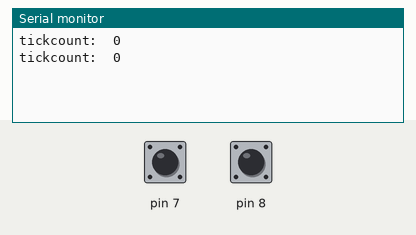
Simulated run of this sketch. Board: Arduino Uno, built with avr-gcc and run on an emulated ATmega328P. Shown: the last lines printed to the serial monitor. The inputs (shaded band) are chosen by the test bench; at power-on: pin 7 HIGH, pin 8 HIGH.

Above: at 1.2 s.
1.3 s: pin 7 pulled LOW for 0.15 s
At 2.7 s:
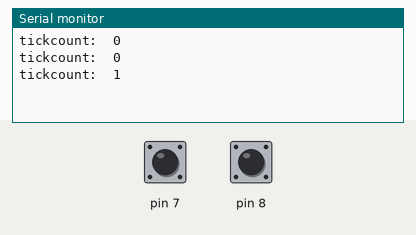
2.9 s: pin 7 pulled LOW for 1 s
At 4.4 s:
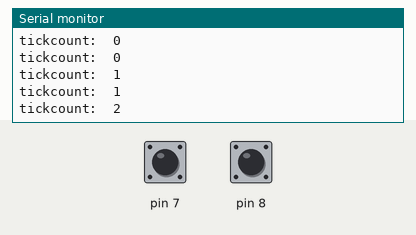
Timing chart, 0 to 5.9 s (numbered marks = the images above; inputs shaded):
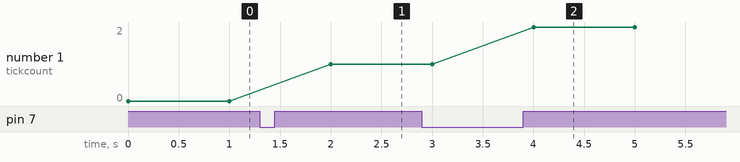

Measured:
- after the input at 1.3 s, the serial monitor: prints a new line after 0.70 s (image 1)
- after the input at 2.9 s, the serial monitor: prints a new line after 1.1 s (image 2)
- plotted number 1: 0 → 1 after the input at 1.3 s, 1 → 2 after the input at 2.9 s

The sketch:

361-PinChangeInterrupt.ino
```cpp
#include <PinChangeInt.h>

volatile int tick = 0;

void setup() {
  Serial.begin(9600);

  pinMode(7, INPUT_PULLUP);
  pinMode(8, INPUT_PULLUP);

  PCintPort::attachInterrupt(7, tickup, RISING);
  PCintPort::attachInterrupt(8, tickdown, RISING);
}

void loop() {
  Serial.print("tickcount:\t");
  Serial.println(tick, DEC);
  delay(1000);

}

void tickup() {
  tick++;
}

void tickdown() {
  tick--;
}
```
